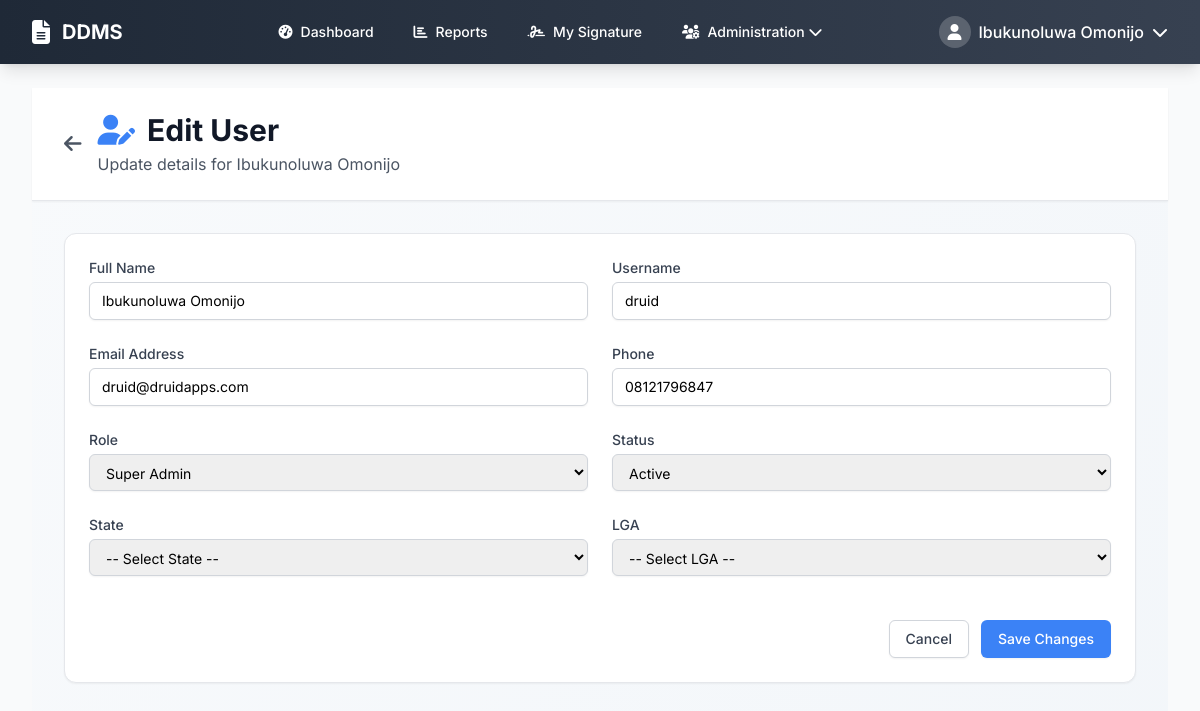
The app's page /admin/user/edit/1 (signed in) with its own data.
### models.py (models this page shows, shortened)
class User(UserMixin, db.Model):
    __tablename__ = 'users'
    id = db.Column(db.Integer, primary_key=True)
    email = db.Column(db.String(120), unique=True, nullable=False)
    username = db.Column(db.String(80), unique=True, nullable=False)
    password_hash = db.Column(db.String(128), nullable=False)
    full_name = db.Column(db.String(200), nullable=False)
    phone = db.Column(db.String(20))
    role = db.Column(db.String(50), nullable=False)  # super_admin, state_admin, algon_focal, dcr_focal
    organization = db.Column(db.String(100))  # ALGON, NPC, etc.
    state_id = db.Column(db.Integer, db.ForeignKey('states.id'))
    lga_id = db.Column(db.Integer, db.ForeignKey('lgas.id'))
    is_active = db.Column(db.Boolean, default=True)
    created_at = db.Column(db.DateTime, default=datetime.utcnow)
    signature_data = db.Column(db.Text)  # Base64 encoded signature
    state = db.relationship('State', backref='users')
    lga = db.relationship('LGA', backref='users')

### routes_new.py (the view)
        def decorated_function(*args, **kwargs):
            if not current_user.is_authenticated or current_user.role not in roles:
                flash('Access denied. Insufficient permissions.', 'error')
                return redirect(url_for('dashboard'))
            return f(*args, **kwargs)

### routes_new.py (called while the page is built)
def role_required(*roles):
    def decorator(f):
        def decorated_function(*args, **kwargs):
            if not current_user.is_authenticated or current_user.role not in roles:
                flash('Access denied. Insufficient permissions.', 'error')
                return redirect(url_for('dashboard'))
            return f(*args, **kwargs)
        decorated_function.__name__ = f.__name__
        return decorated_function
    return decorator

### templates/admin/edit_user.html (shortened to what this page needs)
{% extends "base.html" %}
{% block content %}
<div class="min-h-screen bg-gradient-to-br from-slate-50 to-slate-100">
    <div class="bg-white shadow-sm border-b border-gray-200 mb-8">
        <div class="max-w-7xl mx-auto px-4 sm:px-6 lg:px-8 py-6">
            <div class="flex items-center">
                <a href="{{ url_for('manage_users') }}" class="text-gray-600 hover:text-gray-900 mr-4">
                    <i class="fas fa-arrow-left text-xl"></i>
                </a>
                <div>
                    <h1 class="text-2xl sm:text-3xl font-bold text-gray-900 flex items-center">
                        <i class="fas fa-user-edit text-accent mr-3"></i>
                        Edit User
                    </h1>
                    <p class="text-gray-600 mt-1">Update details for {{ user.full_name }}</p>
                </div>
            </div>
        </div>
    </div>
    <div class="max-w-7xl mx-auto px-4 sm:px-6 lg:px-8">
        <div class="bg-white rounded-xl shadow-sm border border-gray-200">
            <form method="POST" action="{{ url_for('edit_user', user_id=user.id) }}" class="p-6 space-y-6">
                <div class="grid grid-cols-1 md:grid-cols-2 gap-6">
                    <div>
                        <label for="full_name" class="block text-sm font-medium text-gray-700">Full Name</label>
                        <input type="text" id="full_name" name="full_name" value="{{ user.full_name }}" required class="mt-1 block w-full px-3 py-2 border border-gray-300 rounded-md shadow-sm focus:outline-none focus:ring-accent focus:border-accent sm:text-sm">
                    </div>
                    <div>
                        <label for="username" class="block text-sm font-medium text-gray-700">Username</label>
                        <input type="text" id="username" name="username" value="{{ user.username }}" required class="mt-1 block w-full px-3 py-2 border border-gray-300 rounded-md shadow-sm focus:outline-none focus:ring-accent focus:border-accent sm:text-sm">
                    </div>
                    <div>
                        <label for="email" class="block text-sm font-medium text-gray-700">Email Address</label>
                        <input type="email" id="email" name="email" value="{{ user.email }}" required class="mt-1 block w-full px-3 py-2 border border-gray-300 rounded-md shadow-sm focus:outline-none focus:ring-accent focus:border-accent sm:text-sm">
                    </div>
                    <div>
                        <label for="phone" class="block text-sm font-medium text-gray-700">Phone</label>
                        <input type="text" id="phone" name="phone" value="{{ user.phone or '' }}" class="mt-1 block w-full px-3 py-2 border border-gray-300 rounded-md shadow-sm focus:outline-none focus:ring-accent focus:border-accent sm:text-sm">
                    </div>
                    <div>
                        <label for="role" class="block text-sm font-medium text-gray-700">Role</label>
                        <select id="role" name="role" required class="mt-1 block w-full px-3 py-2 border border-gray-300 rounded-md shadow-sm focus:outline-none focus:ring-accent focus:border-accent sm:text-sm">
                            <option value="super_admin" {% if user.role == 'super_admin' %}selected{% endif %}>Super Admin</option>
                        </select>
                    </div>
                    <div>
                        <label for="is_active" class="block text-sm font-medium text-gray-700">Status</label>
                        <select id="is_active" name="is_active" class="mt-1 block w-full px-3 py-2 border border-gray-300 rounded-md shadow-sm focus:outline-none focus:ring-accent focus:border-accent sm:text-sm">
                            <option value="1" {% if user.is_active %}selected{% endif %}>Active</option>
                        </select>
                    </div>
                    <div>
                        <label for="state_id" class="block text-sm font-medium text-gray-700">State</label>
                        <select id="state_id" name="state_id" class="mt-1 block w-full px-3 py-2 border border-gray-300 rounded-md shadow-sm focus:outline-none focus:ring-accent focus:border-accent sm:text-sm">
                            <option value="">-- Select State --</option>
                        </select>
                    </div>
                    <div>
                        <label for="lga_id" class="block text-sm font-medium text-gray-700">LGA</label>
                        <select id="lga_id" name="lga_id" class="mt-1 block w-full px-3 py-2 border border-gray-300 rounded-md shadow-sm focus:outline-none focus:ring-accent focus:border-accent sm:text-sm">
                            <option value="">-- Select LGA --</option>
                        </select>
                    </div>
                </div>
                <div class="pt-5">
                    <div class="flex justify-end">
                        <a href="{{ url_for('manage_users') }}" class="bg-white py-2 px-4 border border-gray-300 rounded-md shadow-sm text-sm font-medium text-gray-700 hover:bg-gray-50 focus:outline-none focus:ring-2 focus:ring-offset-2 focus:ring-accent">
                            Cancel
                        </a>
                        <button type="submit" class="ml-3 inline-flex justify-center py-2 px-4 border border-transparent shadow-sm text-sm font-medium rounded-md text-white bg-accent hover:bg-blue-700 focus:outline-none focus:ring-2 focus:ring-offset-2 focus:ring-accent">
                            Save Changes
                        </button>
                    </div>
                </div>
            </form>
        </div>
    </div>
</div>
{% endblock %}

### templates/base.html (shortened to what this page needs)
<!DOCTYPE html>
<html lang="en">
<head>
    <script src="https://cdn.tailwindcss.com"></script>
    <link href="https://cdnjs.cloudflare.com/ajax/libs/font-awesome/6.4.0/css/all.min.css" rel="stylesheet">
</head>
<body class="bg-gray-50 font-sans">
    {% if current_user.is_authenticated %}
    <nav class="bg-gradient-to-r from-primary to-secondary shadow-lg">
        <div class="max-w-7xl mx-auto px-4 sm:px-6 lg:px-8">
            <div class="flex items-center justify-between h-16">
                <div class="flex items-center">
                    <a href="{{ url_for('dashboard') }}" class="flex items-center text-white hover:text-blue-200 transition-colors duration-200">
                        <i class="fas fa-file-alt text-2xl mr-3"></i>
                        <span class="font-bold text-xl">DDMS</span>
                    </a>
                </div>
                <div class="hidden md:block">
                    <div class="ml-10 flex items-baseline space-x-4">
                        <a href="{{ url_for('dashboard') }}" class="text-white hover:bg-white hover:bg-opacity-20 hover:text-blue-200 px-3 py-2 rounded-md text-sm font-medium transition-all duration-200">
                            <i class="fas fa-tachometer-alt mr-2"></i>Dashboard
                        </a>
                        <a href="{{ url_for('reports_center') }}" class="text-white hover:bg-white hover:bg-opacity-20 hover:text-blue-200 px-3 py-2 rounded-md text-sm font-medium transition-all duration-200">
                            <i class="fas fa-chart-bar mr-2"></i>Reports
                        </a>
                        <a href="{{ url_for('upload_signature_page') }}" class="text-white hover:bg-white hover:bg-opacity-20 hover:text-blue-200 px-3 py-2 rounded-md text-sm font-medium transition-all duration-200">
                            <i class="fas fa-signature mr-2"></i>My Signature
                        </a>
                        {% if current_user.role in ['super_admin', 'state_admin'] %}
                        <div class="relative group">
                            <button class="text-white hover:bg-white hover:bg-opacity-20 hover:text-blue-200 px-3 py-2 rounded-md text-sm font-medium flex items-center transition-all duration-200">
                                <i class="fas fa-users-cog mr-2"></i>Administration
                                <i class="fas fa-chevron-down ml-1"></i>
                            </button>
                        </div>
                        {% endif %}
                    </div>
                </div>
                <div class="relative group">
                    <button class="flex items-center text-white hover:text-blue-200 transition-colors duration-200">
                        <div class="w-8 h-8 bg-white bg-opacity-20 rounded-full flex items-center justify-center mr-2">
                            <i class="fas fa-user"></i>
                        </div>
                        <span class="hidden md:block font-medium">{{ current_user.full_name }}</span>
                        <i class="fas fa-chevron-down ml-2"></i>
                    </button>
                </div>
            </div>
        </div>
    </nav>
    {% endif %}
    <main class="{% if current_user.is_authenticated %}max-w-7xl mx-auto py-6 px-4 sm:px-6 lg:px-8{% else %}min-h-screen flex items-center justify-center px-4{% endif %}">
        {% block content %}{% endblock %}
    </main>
</body>
</html>

### records on screen
User: full_name "Ibukunoluwa Omonijo", username "druid", email "druid@druidapps.com", phone "08121796847", role "Super Admin", is_active "Active"
